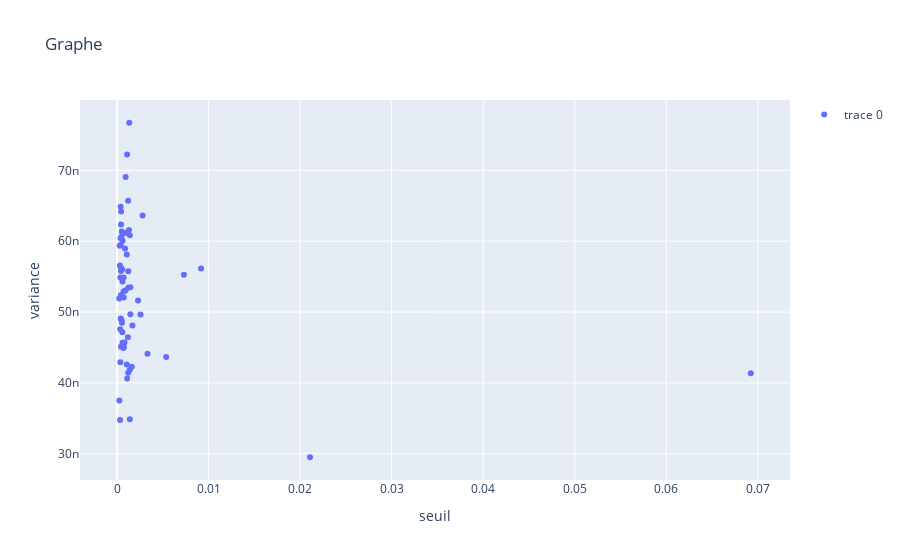

Source (notebook cell):
### Code cell
fig = go.Figure()

fig.add_trace(go.Scatter(x = df['variance_proba'], y = df['seuil'], mode = 'markers'))
fig.update_layout(
    title=('Graphe'),
    #title_x=0.5,
    #title_y=0.15,
    yaxis_title='variance',
    xaxis_title='seuil',
    #margin=dict(t=50, b=110),
    showlegend=True
)
fig.show()
